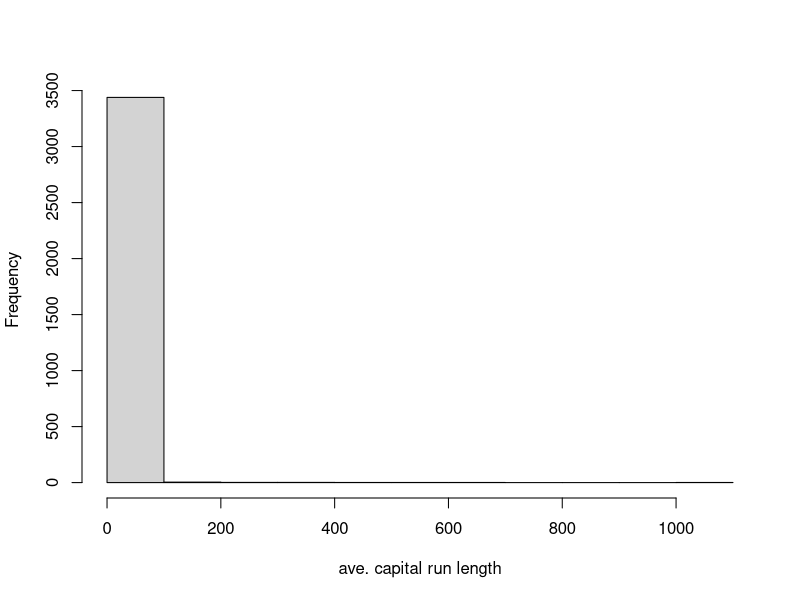
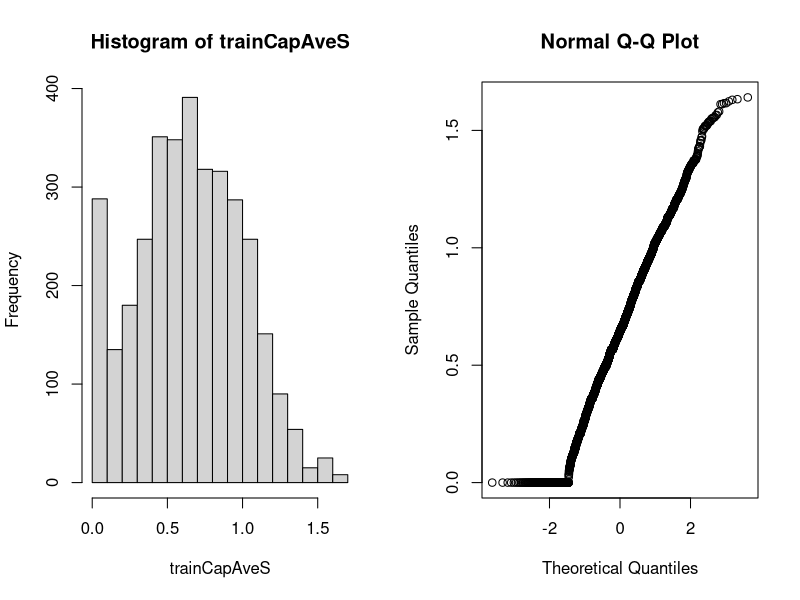

Generate these figures, in order, with R:
#Basic Pre Processing

#Esta lección trata sobre el preprocesamiento de variables predictoras. Y, como vimos en conferencias anteriores, debe trazar las variables por adelantado para poder ver si hay algún tipo de comportamiento extraño de esas variables. 

#Y a veces, los predictores se verán muy extraños o la distribución será muy extraña, y es posible que deba transformarlos para que sean más útiles para los algoritmos de predicción. Esto es particularmente cierto cuando utiliza algoritmos basados en modelos. 

#Como análisis de discriminación lineal, Bayes ingenuo, regresión lineal y cosas por el estilo. Hablaremos de todos esos métodos más adelante en la clase, pero solo tenga en cuenta que el preprocesamiento puede ser más útil a menudo cuando usa enfoques basados en modelos que cuando usa enfoques más no paramétricos. 

#Entonces, ¿por qué preprocesar? Aquí de nuevo, estoy cargando el último, el paquete de intercalación, y estoy aprendiendo el paquete kernlab y luego adjunto los datos de spam. 

library(caret)
library(kernlab)

data(spam)

inTrain <- createDataPartition(y=spam$type,
                               p=0.75, list=FALSE)
training <- spam[inTrain,]
testing <- spam[-inTrain,]
hist(training$capitalAve,main="",xlab="ave. capital run length")


#Una vez más, como mencioné anteriormente, cuando decide cómo preprocesar los datos o cómo explorar los datos, solo miramos el conjunto de Entrenamiento. Por lo tanto, dividimos los datos de inmediato en datos de Entrenamiento y prueba y dejamos los datos de prueba a un lado para más adelante. 

#Ahora, si miro una de las variables, nuevamente, se trata de datos no deseados, por lo que estamos tratando de predecir si los datos son correo no deseado o si son buenos correos electrónicos, HAM. Entonces, las variables son cosas como ¿cuántas mayúsculas vemos seguidas? ¿Cuál es la duración de la tirada del número de mayúsculas seguidas en un correo electrónico? Si toma, haga un histograma de esos valores, verá, por ejemplo,. Que casi todos los enlaces de ejecución son muy pequeños, pero hay algunos que son mucho, mucho más grandes. 

#Este es un ejemplo de una variable que está muy sesgada y, por lo tanto, es muy difícil de manejar en los predictores basados en modelos, por lo que es posible que desee preprocesar. 

#Entonces, si toma la media de esta variable, es aproximadamente 4.7. Pero la desviación estándar es enorme, es mucho mayor. 

mean(training$capitalAve)
sd(training$capitalAve)

#Entonces, es una variable mucho más variable. 

#Entonces, lo que podría querer hacer es hacer algún tipo de preprocesamiento, para que los algoritmos de aprendizaje automático no se dejen engañar por el hecho de que está sesgado y es altamente variable. Entonces, una forma en que puede hacer esto es básicamente estandarizando las variables, y la forma habitual de estandarizar las variables es tomar los valores de las variables y restar su media. 

trainCapAve <- training$capitalAve
trainCapAveS <- (trainCapAve  - mean(trainCapAve))/sd(trainCapAve) 
mean(trainCapAveS)
sd(trainCapAveS)

#Luego ponga, de modo que tome el valor, reste la media y luego divida toda esa cantidad por la desviación estándar. Cuando haga eso, la media de las variables que tiene será cero. Y la desviación estándar será uno, por lo que reducirá mucha de esa variabilidad que vimos anteriormente. Y estandarizará un poco la variable. Una cosa a tener en cuenta es, nuevamente, cuando aplicamos un algoritmo de predicción al conjunto de prueba. 

#Debemos ser conscientes de que solo podemos utilizar parámetros que estimamos en el conjunto de Entrenamiento. En otras palabras, cuando aplicamos esta misma estandarización al conjunto de prueba, tenemos que usar la media del conjunto de Entrenamiento y la desviación estándar del conjunto de Entrenamiento para estandarizar los valores del conjunto de prueba. ¿Qué significa esto? Significa que cuando realiza la estandarización, la media no será exactamente cero en el conjunto de prueba. Y la desviación estándar no será exactamente una, porque hemos estandarizado los parámetros estimados en el conjunto de Entrenamiento, pero es de esperar que estén cerca de esos valores aunque no estamos usando los valores exactos construidos en el conjunto de prueba. 

#También puede usar la función preProcess para realizar mucha estandarización por usted. 

preObj <- preProcess(training[,-58],method=c("center","scale"))
trainCapAveS <- predict(preObj,training[,-58])$capitalAve
mean(trainCapAveS)
sd(trainCapAveS)


#Entonces, la función de preproceso es una función que está integrada en el paquete de intercalación. Y aquí les paso todas las variables de Entrenamiento excepto una, excepto la 58 en el conjunto de datos, que es el resultado real que nos importa. Y le estoy diciendo que centre cada variable y escale cada variable. Eso hará la misma transformación de la que hablamos anteriormente a los datos, donde resta la media y la divide por la desviación estándar. Y puede verlo observando la media del valor de capitalAve, como hicimos antes. Y puede ver que después de usar la función preProcess, la media es cero y la desviación estándar es uno. Por lo tanto, el preproceso se puede usar para realizar muchas de las herramientas de preprocesamiento, técnicas que solía hacer a mano. 

#La otra cosa que puede hacer es usar el objeto que se creó usando la técnica de preprocesamiento para aplicar ese mismo preprocesamiento al conjunto de prueba. Entonces, aquí este preObj fue el objeto usado en la diapositiva anterior. 

#Ese fue el objeto que creamos al preprocesar el conjunto de Entrenamiento. Entonces, mirando ese valor podemos ver, ahora, si pasamos el conjunto de pruebas a la función de predicción.

#Entonces, lo que hará es tomar los valores calculados en el objeto de preprocesamiento y aplicarlos al objeto del conjunto de prueba, y así, nuevamente, en los datos del conjunto de pruebas previos y posteriores al proceso, la media no será exactamente igual a cero para cualquier variable y la desviación estándar no será exactamente igual a uno, pero estarán cerca, porque usamos los valores del conjunto de Entrenamiento para normalizar. 

testCapAveS <- predict(preObj,testing[,-58])$capitalAve
mean(testCapAveS)
sd(testCapAveS)

#También puede pasar los comandos preprocesados directamente a la función de Entrenamiento en el signo de intercalación, como argumento. 

#Entonces, por ejemplo, aquí podemos enviar al argumento preprocesado de la función de Entrenamiento, el comando, el centro de parámetros y la escala, y eso centrará y escalará todos los predictores, antes de usar esos predictores en el modelo de predicción. La otra cosa que puede hacer es realizar otros tipos de transformación. Por lo tanto, centrar y escalar es un enfoque, y eso solucionará algunos de los problemas que vemos en estos datos. Puede eliminar predictores muy sesgados o predictores que tienen una variabilidad muy alta. 

set.seed(32343)
modelFit <- train(type ~.,data=training,
                  preProcess=c("center","scale"),method="glm")
modelFit



#La otra cosa que puede hacer es usar otros tipos diferentes de transformaciones, un ejemplo son las transformaciones de box cox. Las transformaciones de Box Cox son un conjunto de transformaciones que toman datos continuos e intentan que se vean como datos normales y lo hacen estimando un conjunto específico de parámetros utilizando la máxima probabilidad. 

#Entonces, si uso la función de preproceso y le digo que realice transformaciones de box cox en cada una de las variables, entonces predigo. Cada una de las diferentes variables que utilizan ese objeto de preproceso en el conjunto de Entrenamiento. Puedo mirar los valores promedio de capital y puedo hacer un histograma de esos valores. 


preObj <- preProcess(training[,-58],method=c("BoxCox"))
trainCapAveS <- predict(preObj,training[,-58])$capitalAve
par(mfrow=c(1,2)); hist(trainCapAveS); qqnorm(trainCapAveS)

#Y ahora, recuerde que en el gráfico original del histograma, parecían una gran pila en cero y algunos valores eran grandes. Y ahora ves algo que se parece un poco más a una distribución normal, un poco más a una curva de campana aquí. 

#Notará que no soluciona todos los problemas. Entonces, por ejemplo, todavía hay un conjunto de valores de pila aquí en cero y en el gráfico Q-Q, por lo que esto muestra los cuantiles teóricos de la distribución normal. En comparación con los quintiles de muestra que calculamos para nuestros datos de preproceso, puede ver que no se alinean perfectamente y, en particular, hay este fragmento de nuevo aquí en la parte inferior, estos no se encuentran en una línea perfecta de 45 grados, y eso es porque si tiene un grupo de valores que son exactamente iguales a cero, esta es una transformación continua y no se ocupa de los valores que se repiten. Por lo tanto, no soluciona muchos de los problemas que sucederían, que ocurrirían con el uso de una variable que está muy sesgada. 

#Entonces, lo que podemos hacer es también imputar datos para estos conjuntos de datos. Entonces, es muy común que falten datos. Y cuando utiliza datos faltantes en los conjuntos de datos, los algoritmos de predicción suelen fallar. 

#Los algoritmos de predicción están diseñados para no manejar datos faltantes en la mayoría de los casos. Entonces, si tiene algunos datos faltantes. Puede imputarlos usando algo llamado imputación de k vecino más cercano. Entonces aquí volvemos a establecer la semilla, porque este es un algoritmo aleatorio y queremos obtener resultados reproducibles.

set.seed(13343)
library(RANN)
# Make some values NA
training$capAve <- training$capitalAve
selectNA <- rbinom(dim(training)[1],size=1,prob=0.05)==1
training$capAve[selectNA] <- NA

# Impute and standardize
preObj <- preProcess(training[,-58],method="knnImpute")
capAve <- predict(preObj,training[,-58])$capAve

# Standardize true values
capAveTruth <- training$capitalAve
capAveTruth <- (capAveTruth-mean(capAveTruth))/sd(capAveTruth)


#Y tomo solo estos valores promedio de capital y creo una nueva variable llamada CapAve. Luego genero aleatoriamente un montón de valores usando la función rbinom para establecer igual a NA y configuro esos valores para que falten. Entonces, ahora esta variable capAve es exactamente como la capitalAve valiosa solo que tiene un subconjunto de valores que faltan. Entonces, ahora quiero saber cómo manejaría esos valores faltantes. Hice esto para que pudiéramos ver cómo podíamos manejar los valores faltantes en un conjunto de datos. Entonces, una cosa que va a hacer es obtener noticias como función preProcess y decirle que haga la imputación de k vecinos más cercanos. El cálculo de K-vecinos más cercanos calcule k. Entonces, si k es igual a diez, entonces los 10 vectores de datos más cercanos que se parecen más al vector de datos con el valor faltante, y promediar los valores de la variable que falta y calcularlos en esa posición. Entonces, si hacemos eso, entonces podemos predecir en nuestro conjunto de Entrenamiento, todos los nuevos valores, incluidos los que han sido imputados con el algoritmo de imputación k-más cercano. Luego podemos estandarizar esos valores, usando el mismo procedimiento de estandarización que hicimos antes, restando la media y dividiendo por la desviación estándar. Una cosa que puede hacer es mirar la comparación entre lo real, en este caso, cuando establecemos algunos de los valores para que sean iguales a NA de antemano, podemos ver los valores que se imputaron y los valores que fueron realmente allí antes de que los elimináramos y los convirtiéramos en NA. Y podemos ver qué tan cerca están esos dos valores entre sí. 

#Y así, puedes ver, por ejemplo, eso. Esos valores están relativamente cerca unos de otros. La mayoría de las diferencias son muy cercanas a cero. Aquí puede ver que los valores son en su mayoría muy cercanos a cero.

quantile(capAve - capAveTruth)
quantile((capAve - capAveTruth)[selectNA])
quantile((capAve - capAveTruth)[!selectNA])

#Entonces la imputación funciona relativamente bien. También puede mirar solo los valores que se imputaron. De nuevo, aquí estoy mirando un cuantil capAve de la misma diferencia entre los valores imputados. Y los valores verdaderos, son solo para los que faltaban. 

#Y aquí pueden ver de nuevo, la mayoría de los valores están cerca de cero, pero aquí solo estamos viendo los que nos faltan, así que claramente algunos de ellos son más variables que antes. Y luego puedes mirar los que no fueron los que seleccionamos para ser NA. 

#Y puede ver que están aún más cerca entre sí, por lo que los que fueron imputados están un poco más separados. Pero no están mucho más separados. Por lo tanto, hay mucho más que aprender sobre los conjuntos de Entrenamiento y prueba en términos de transformaciones. 

#Pero Entrenamiento, pero lo que debe tener en cuenta es que el Entrenamiento en conjuntos de prueba debe procesarse de la misma manera. El paquete de intercalación maneja mucho de esto bajo el capó en el sentido de que si Entrenamiento un conjunto de datos usando funciones preProcess. 

#Integrado en la función de Entrenamiento y en forma de intercalación, aplica esa función preprocesada al equipo de prueba. Manejará todo el preprocesamiento de la manera correcta para usted. En general, debe prestar atención al hecho de que cualquier cosa que haga en el conjunto de Entrenamiento. Creará un conjunto de parámetros. Debe utilizar solo esos parámetros cuando los aplique al equipo de prueba. No puede estimar nuevas transformaciones en el conjunto de prueba solo. 

#Y eso significa que es probable que las transformaciones del conjunto de prueba sean imperfectas. Especialmente si los conjuntos de prueba y Entrenamiento son diferentes, recopilados en diferentes momentos o de diferentes maneras. 

#Algunas de las transformaciones no necesariamente funcionarán tan bien. Todas las transformaciones tra, de las que estoy hablando, hasta ahora distintas de la imputación, se basan en variables continuas. Cuando se trata de variables de factores, es un poco más difícil saber cuál es la transformación correcta. La mayoría de los algoritmos de aprendizaje automático están diseñados para lidiar con predictores binarios, en los que los predictores binarios no están preprocesados. O predictores continuos, en cuyo caso a veces se espera que los datos se preprocesen para que parezcan más normales. Puede ir a este enlace que he vinculado aquí para ver más información sobre cómo preprocesar datos para la predicción utilizando el paquete de intercalación.
